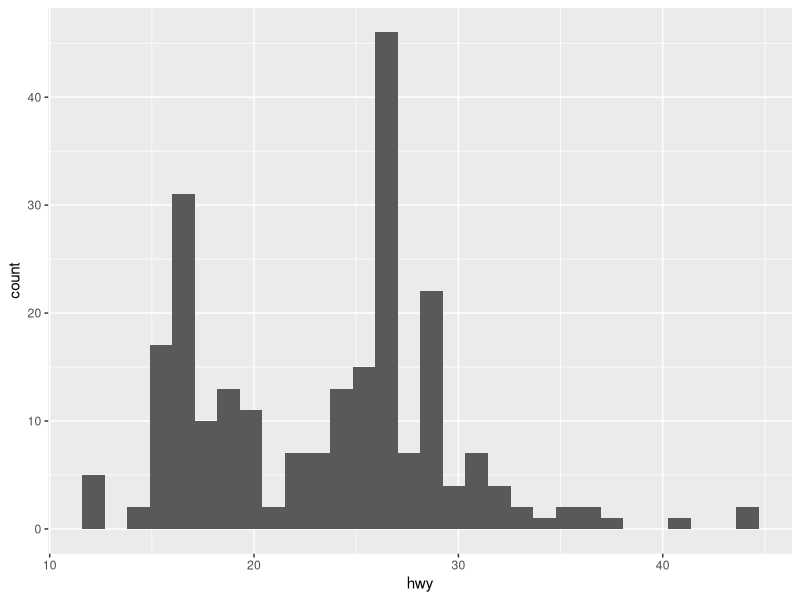

Generate this figure with R:
## ---- chunk 1

library(tidyverse)

## ---- chunk 2
glimpse(mpg)

## ---- chunk 3
ggplot(mpg, aes(hwy)) + 
  geom_histogram()

